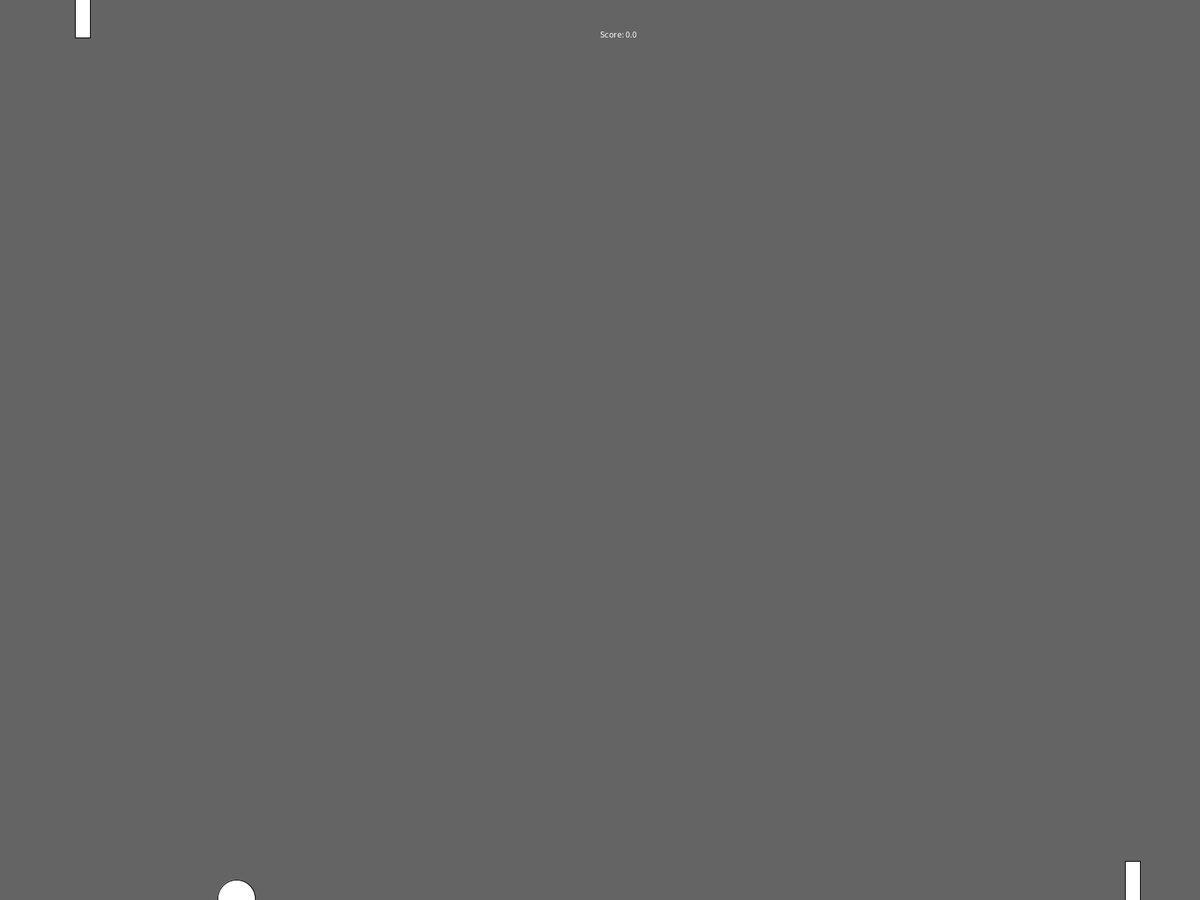
Frame 1 (no input)
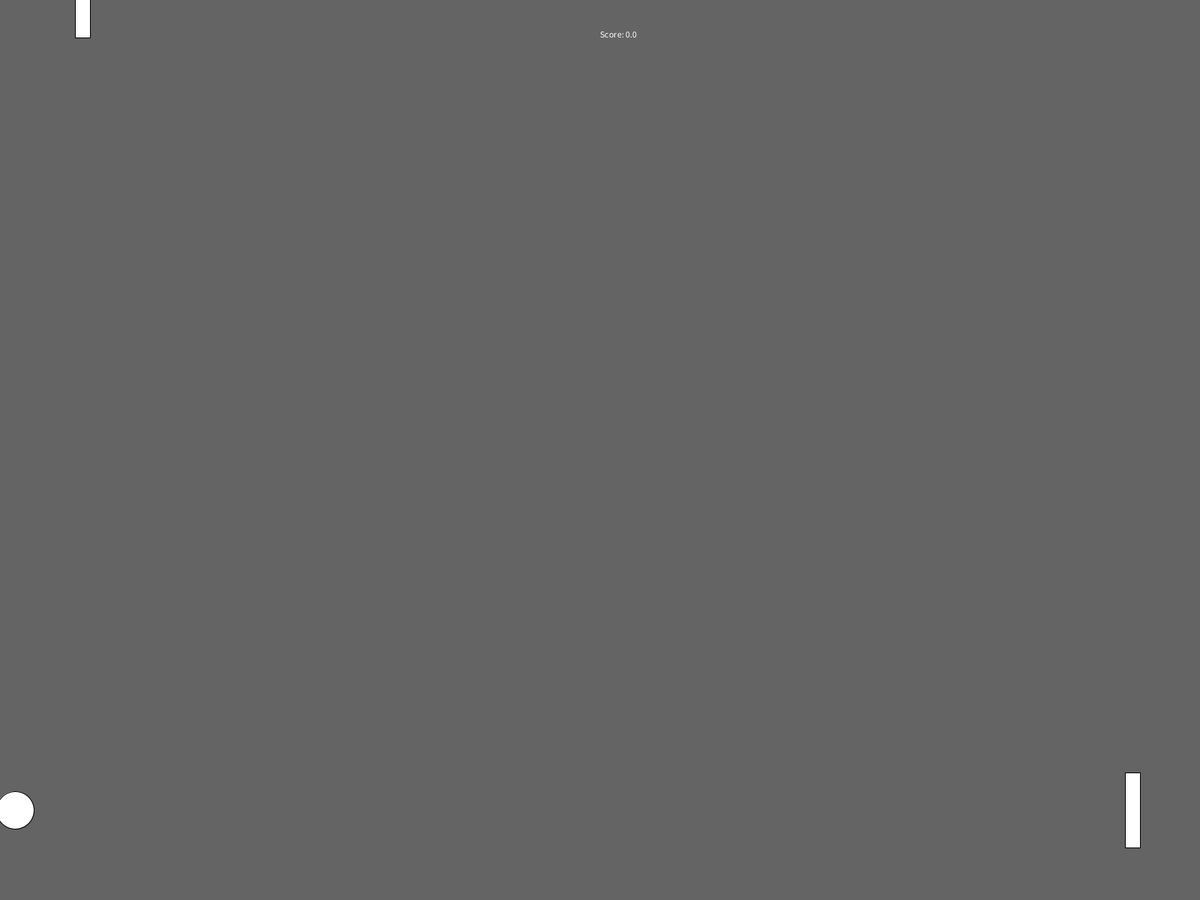
Frame 60 (the mouse pressed at the canvas centre just before this capture)
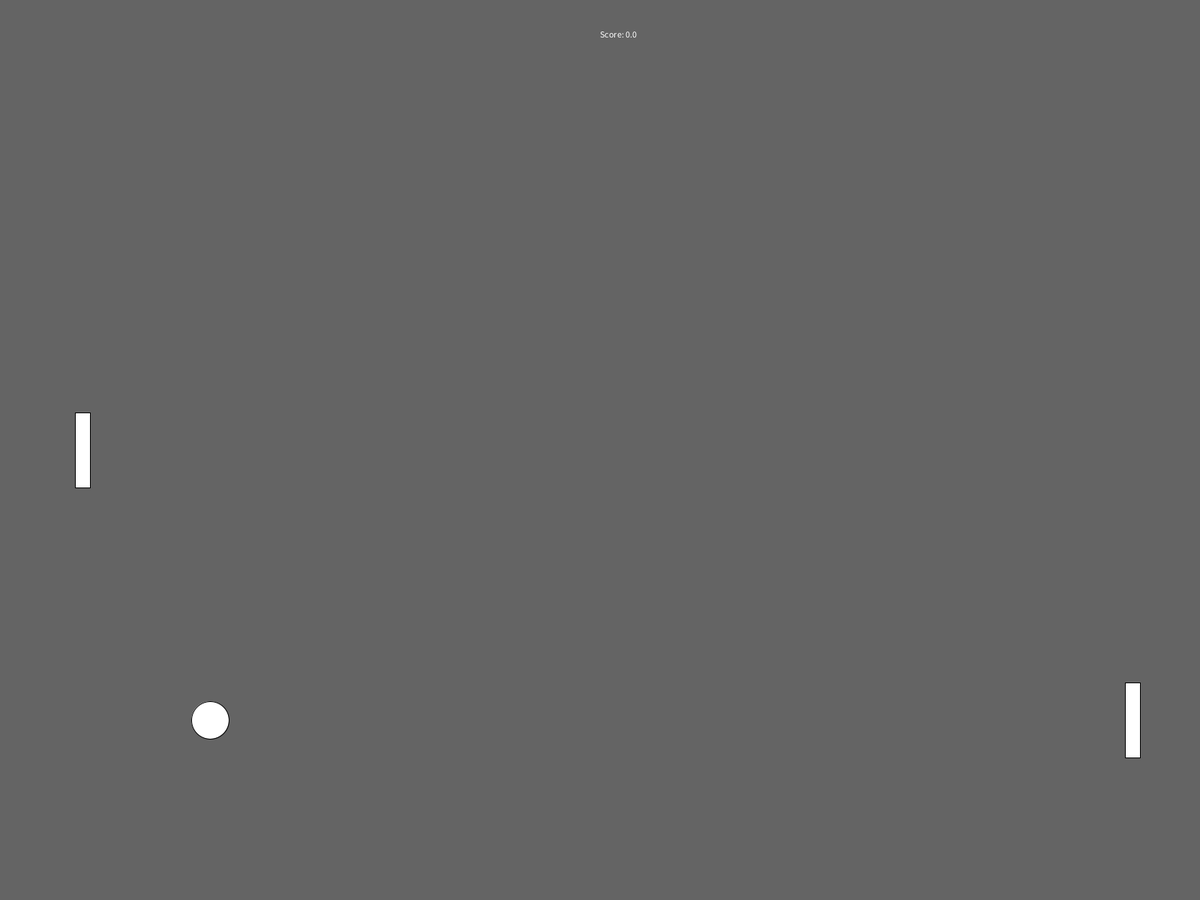
Frame 120 (the mouse held since frame 60 and released just before this capture)

The Processing sketch that drew these frames (run headless with seeded random() and noise(); from frame 60 on, the mouse is pressed at the canvas centre):

// Processing sketch: pingpong
// ── pingpong.pde
float restX;
float restY;

float backgroundGrey = 100;

float xSpeed = -5;
float ySpeed = 2;

float score = 0;

void setup() {
  fullScreen();
  background(backgroundGrey);
  restX = width/5;
  restY = height;
};

void draw() {
  background(backgroundGrey);
  
  text("Score: " + score, width/2, 50);
  
  if ((restX + xSpeed) < 0) {
    xSpeed = xSpeed * -1;
  };
  if ((restY + ySpeed) < 0 || (restY + ySpeed) > height) {
    ySpeed = ySpeed * -1;
  };
  
  if ((restX + xSpeed) > 100 && (restX + xSpeed) < 120 && (restY + ySpeed) > (mouseY - 50) && (restY + ySpeed) < (mouseY + 50) || (restX + xSpeed) > width - 120) {
      if ((restX + xSpeed) > 100 && (restX + xSpeed) < 120 && (restY + ySpeed) > (mouseY - 50) && (restY + ySpeed) < (mouseY + 50)) score++;
      xSpeed = xSpeed * -1;
      if (sqrt(pow(xSpeed, 2)) < 20) {
        if (xSpeed < 0) xSpeed --;
        if (xSpeed > 0) xSpeed ++;
      };
      if (sqrt(pow(ySpeed, 2)) < 20) {
        if (ySpeed < 0) ySpeed --;
        if (ySpeed > 0) ySpeed ++;
      };
      fill (random(1, 255), random(1, 255), random(1, 255));
  };
  
  restX = restX + xSpeed;
  restY = restY + ySpeed;
  
  
  rect(100, mouseY - 50, 20, 100);
  rect(displayWidth - 100, restY - 50, 20, 100);
  circle(restX, restY, 50);
};

// ── circle.pde
class Circle {

  int posX;
  int posY;
  int xSpeed;
  int ySpeed;
  int diameter;

  public Circle(

    int posX,
    int posY,
    int xSpeed,
    int ySpeed,
    int diameter

    ) {
    this.posX = posX;
    this.posY = posY;
    this.xSpeed = xSpeed;
    this.ySpeed = ySpeed;
    this.diameter = diameter;
  };
};

// ── player.pde
class Player {
  String type;
  int score;
  int playerX;
  int playerY;
  
  public Player(String type, int score, int playerX, int playerY) {
    this.type = type;
    this.score = score;
    this.playerX = playerX;
    this.playerY = playerY;
  };
};
